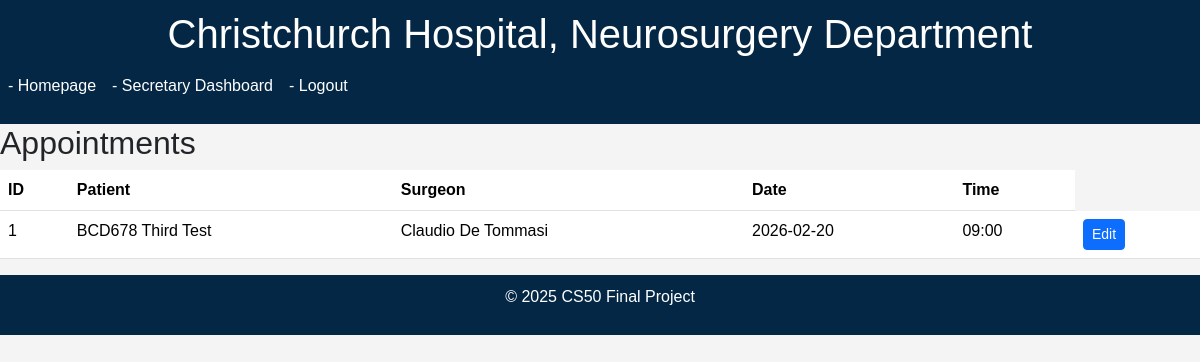
Page /appointments_list (signed in) on the committed database.
### models.py (models this page shows)
class Appointment(db.Model):
    id = db.Column(db.Integer, primary_key=True)
    patient_id = db.Column(db.Integer, db.ForeignKey('patient.id'), nullable=False)
    surgeon_id = db.Column(db.Integer, db.ForeignKey('surgeon.id'), nullable=False)
    appointment_date = db.Column(db.DateTime, nullable=False)
    reason = db.Column(db.Text)
    status = db.Column(db.String(50), default='Scheduled')
    patient = db.relationship('Patient', backref='appointments')
    surgeon = db.relationship('Surgeon', backref='appointments')

class Patient(db.Model):
    id = db.Column(db.Integer, primary_key=True)
    NHI = db.Column(db.String(6), unique=True, nullable=False)
    username = db.Column(db.String(50), unique=True, nullable=True)
    password_hash = db.Column(db.String(255), nullable=True)
    last_name = db.Column(db.String(100), nullable=False)
    first_name = db.Column(db.String(100), nullable=False)
    gender = db.Column(db.String(1))
    date_of_birth = db.Column(db.Date, nullable=False)
    contact_info = db.Column(db.String(100), nullable=False)
    emergency_contact_name = db.Column(db.String(100))
    emergency_contact_phone = db.Column(db.String(15))
    medical_history = db.Column(db.Text)
    needs_password = db.Column(db.Boolean, default=True)

class Surgeon(db.Model):
    id = db.Column(db.Integer, primary_key=True)
    username = db.Column(db.String(50), unique=True, nullable=True)
    password_hash = db.Column(db.String(255), nullable=True)
    first_name = db.Column(db.String(100), nullable=False)
    last_name = db.Column(db.String(100), nullable=False)
    surgeon_code = db.Column(db.String(20), unique=True, nullable=True)
    gender = db.Column(db.String(1))
    date_of_birth = db.Column(db.Date)
    contact_info = db.Column(db.String(100))
    specialty = db.Column(db.String(100))
    needs_password = db.Column(db.Boolean, default=True)

### app.py (the view)
@app.route("/appointments_list")
@secretary_or_surgeon_required
def appointments_list():
    date_str = request.args.get("date")
    appointments = []
    if date_str:
        try:
            date_obj = datetime.datetime.strptime(date_str, "%Y-%m-%d").date()
        except ValueError:
            return "Invalid date format. Use YYYY-MM-DD.", 400
        if session.get("secretary_id"):
            appointments = Appointment.query.filter(
                db.func.date(Appointment.appointment_date) == date_obj
            ).order_by(Appointment.appointment_date.desc()).all()
        else:
            surgeon_id = session.get("surgeon_id")
            appointments = Appointment.query.filter(
                Appointment.surgeon_id == surgeon_id,
                db.func.date(Appointment.appointment_date) == date_obj
            ).order_by(Appointment.appointment_date.desc()).all()
    else:
        if session.get("secretary_id"):
            appointments = Appointment.query.order_by(Appointment.appointment_date.desc()).all()
        else:
            surgeon_id = session.get("surgeon_id")
            appointments = Appointment.query.filter_by(surgeon_id=surgeon_id).order_by(Appointment.appointment_date.desc()).all()
    return render_template("appointments_list.html", appointments=appointments)

### helpers.py (called while the page is built)
def secretary_or_surgeon_required(f):
    @wraps(f)
    def decorated_function(*args, **kwargs):
        if not (session.get("secretary_id") or session.get("surgeon_id")):
            return redirect("/login")
        return f(*args, **kwargs)
    return decorated_function

### templates/appointments_list.html (shortened to what this page needs)
{% extends "layout.html" %}
{% block content %}
    <h2>Appointments</h2>
    <table class="table">
        <thead>
            <tr>
                <th>ID</th>
                <th>Patient</th>
                <th>Surgeon</th>
                <th>Date</th>
                <th>Time</th>
            </tr>
        </thead>
        <tbody>
            {% for appointment in appointments %}
                <tr>
                    <td>{{ appointment.id }}</td>
                    <td>{{ appointment.patient.NHI }} {{ appointment.patient.first_name }} {{ appointment.patient.last_name }}</td>
                    <td>{{ appointment.surgeon.first_name }} {{ appointment.surgeon.last_name }}</td>
                    <td>{{ appointment.appointment_date.strftime('%Y-%m-%d') }}</td>
                    <td>{{ appointment.appointment_date.strftime('%H:%M') }}</td>
                    <td><a href="{{ url_for('edit_appointment', appointment_id=appointment.id) }}" class="btn btn-sm btn-primary">Edit</a></td>
                </tr>
            {% endfor %}
        </tbody>
    </table>
{% endblock %}

### static/style.css (style rules this page uses)
body { font-family: Arial, sans-serif; margin: 0; padding: 0; background-color: #f4f4f4; }
a { color: #f2f4f6; text-decoration: none; }

### rows in the picture
Appointment: id "1", patient.NHI "BCD678", patient.first_name "Third", patient.last_name "Test", surgeon.first_name "Claudio", surgeon.last_name "De Tommasi", appointment_date "2026-02-20", appointment_date "09:00"
